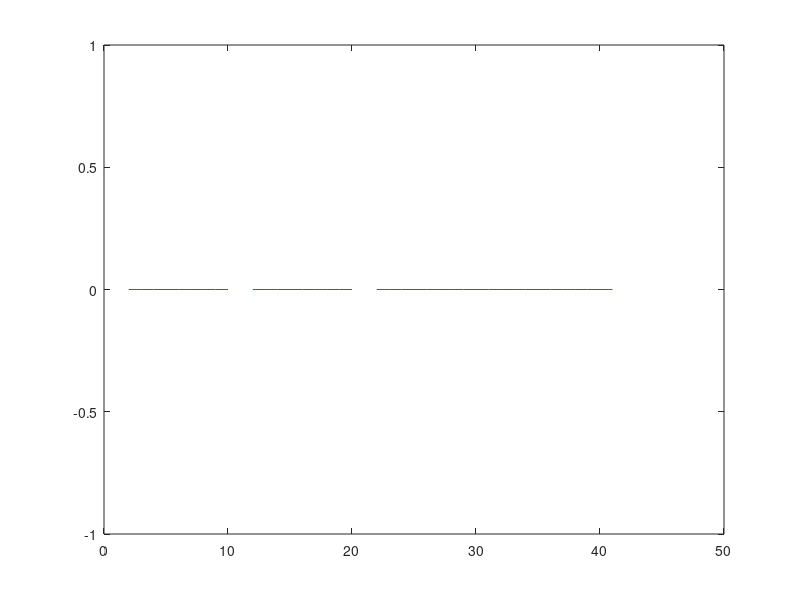

MATLAB code for this plot:
% Code to convert the Pfa to the cfar threshold constant

% OS CFAR
n_pfas = length(1:0.1:5);

pfa = zeros(1,n_pfas);
i = 1;

train = 64;
guard = 4;
n = train - guard;
k = train; % rank

% Gamma needs plus one
for sos = 1:0.1:5
    pfa_binomial_coeff = gamma(n+1)/(gamma(k+1)*gamma(n-k+1));
    pfa_numerator = gamma(k-1+1)*gamma(sos+n-k+1);
    pfa_denominator = gamma(sos+n+1);
    pfa(i) = k*pfa_binomial_coeff*pfa_numerator/pfa_denominator;
%     Pfa = k*gamma(N)/(gamma(k)*gamma(N-k))* gamma(k-1)*gamma(self.SOS+N-k)/gamma(self.SOS+N)
    i = i + 1;
%     disp(pfa(i))

end

close all
figure
plot(pfa)